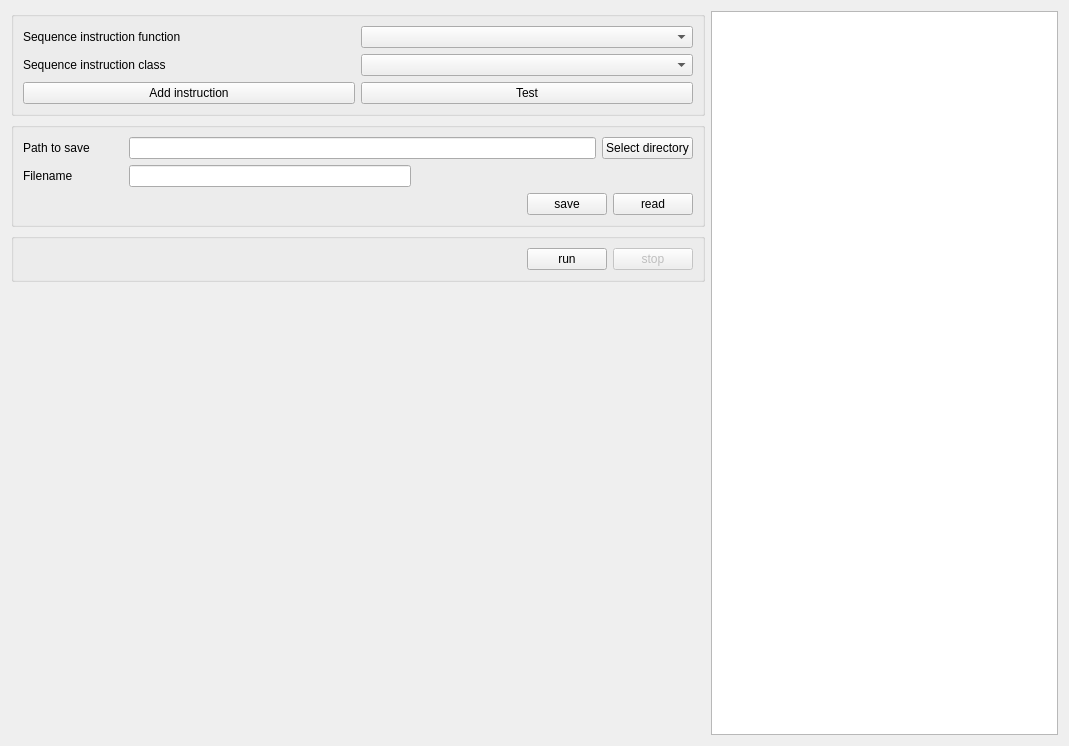
<?xml version="1.0" encoding="UTF-8"?>
<ui version="4.0">
 <class>Form</class>
 <widget class="QWidget" name="Form">
  <property name="geometry">
   <rect>
    <x>0</x>
    <y>0</y>
    <width>1069</width>
    <height>746</height>
   </rect>
  </property>
  <property name="minimumSize">
   <size>
    <width>750</width>
    <height>0</height>
   </size>
  </property>
  <property name="windowTitle">
   <string>Form</string>
  </property>
  <layout class="QVBoxLayout" name="verticalLayout">
   <item>
    <layout class="QHBoxLayout" name="horizontalLayout" stretch="2,1">
     <item>
      <layout class="QVBoxLayout" name="verticalLayout_2">
       <item>
        <widget class="QGroupBox" name="recipeBox">
         <property name="title">
          <string/>
         </property>
         <layout class="QVBoxLayout" name="verticalLayout_4">
          <item>
           <layout class="QHBoxLayout" name="horizontalLayout_5">
            <item>
             <widget class="QLabel" name="label_Function">
              <property name="text">
               <string>Sequence instruction function</string>
              </property>
             </widget>
            </item>
            <item>
             <widget class="QComboBox" name="comboBox_function"/>
            </item>
           </layout>
          </item>
          <item>
           <layout class="QHBoxLayout" name="horizontalLayout_4">
            <item>
             <widget class="QLabel" name="label_class">
              <property name="text">
               <string>Sequence instruction class</string>
              </property>
             </widget>
            </item>
            <item>
             <widget class="QComboBox" name="comboBox_class"/>
            </item>
           </layout>
          </item>
          <item>
           <layout class="QHBoxLayout" name="horizontalLayout_3">
            <item>
             <widget class="QPushButton" name="addInstructionButton">
              <property name="text">
               <string>Add instruction</string>
              </property>
             </widget>
            </item>
            <item>
             <widget class="QPushButton" name="testButton">
              <property name="text">
               <string>Test</string>
              </property>
             </widget>
            </item>
           </layout>
          </item>
         </layout>
        </widget>
       </item>
       <item>
        <widget class="QGroupBox" name="fileBox">
         <property name="enabled">
          <bool>true</bool>
         </property>
         <property name="title">
          <string/>
         </property>
         <layout class="QVBoxLayout" name="verticalLayout_3">
          <item>
           <layout class="QHBoxLayout" name="horizontalLayout_6">
            <item>
             <widget class="QLabel" name="pathLabel">
              <property name="minimumSize">
               <size>
                <width>100</width>
                <height>0</height>
               </size>
              </property>
              <property name="text">
               <string>Path to save</string>
              </property>
             </widget>
            </item>
            <item>
             <widget class="QLineEdit" name="lineEdit_path"/>
            </item>
            <item>
             <widget class="QPushButton" name="directoryButton">
              <property name="text">
               <string>Select directory</string>
              </property>
             </widget>
            </item>
           </layout>
          </item>
          <item>
           <layout class="QHBoxLayout" name="horizontalLayout_7">
            <item>
             <widget class="QLabel" name="filenameLabel">
              <property name="minimumSize">
               <size>
                <width>100</width>
                <height>0</height>
               </size>
              </property>
              <property name="text">
               <string>Filename</string>
              </property>
             </widget>
            </item>
            <item>
             <widget class="QLineEdit" name="lineEdit_filename"/>
            </item>
            <item>
             <spacer name="horizontalSpacer_9">
              <property name="orientation">
               <enum>Qt::Orientation::Horizontal</enum>
              </property>
              <property name="sizeHint" stdset="0">
               <size>
                <width>40</width>
                <height>20</height>
               </size>
              </property>
             </spacer>
            </item>
           </layout>
          </item>
          <item>
           <layout class="QHBoxLayout" name="horizontalLayout_10">
            <item>
             <spacer name="horizontalSpacer_10">
              <property name="orientation">
               <enum>Qt::Orientation::Horizontal</enum>
              </property>
              <property name="sizeHint" stdset="0">
               <size>
                <width>40</width>
                <height>20</height>
               </size>
              </property>
             </spacer>
            </item>
            <item>
             <widget class="QPushButton" name="saveButton">
              <property name="enabled">
               <bool>true</bool>
              </property>
              <property name="text">
               <string>save</string>
              </property>
             </widget>
            </item>
            <item>
             <widget class="QPushButton" name="readButton">
              <property name="enabled">
               <bool>true</bool>
              </property>
              <property name="text">
               <string>read</string>
              </property>
             </widget>
            </item>
           </layout>
          </item>
         </layout>
        </widget>
       </item>
       <item>
        <widget class="QGroupBox" name="execBox">
         <property name="title">
          <string/>
         </property>
         <layout class="QVBoxLayout" name="verticalLayout_5">
          <item>
           <layout class="QHBoxLayout" name="horizontalLayout_2">
            <item>
             <spacer name="horizontalSpacer">
              <property name="orientation">
               <enum>Qt::Orientation::Horizontal</enum>
              </property>
              <property name="sizeHint" stdset="0">
               <size>
                <width>40</width>
                <height>20</height>
               </size>
              </property>
             </spacer>
            </item>
            <item>
             <widget class="QPushButton" name="runButton">
              <property name="text">
               <string>run</string>
              </property>
             </widget>
            </item>
            <item>
             <widget class="QPushButton" name="stopButton">
              <property name="enabled">
               <bool>false</bool>
              </property>
              <property name="text">
               <string>stop</string>
              </property>
             </widget>
            </item>
           </layout>
          </item>
         </layout>
        </widget>
       </item>
       <item>
        <spacer name="verticalSpacer">
         <property name="orientation">
          <enum>Qt::Orientation::Vertical</enum>
         </property>
         <property name="sizeHint" stdset="0">
          <size>
           <width>20</width>
           <height>40</height>
          </size>
         </property>
        </spacer>
       </item>
      </layout>
     </item>
     <item>
      <widget class="QTreeView" name="treeView">
       <property name="dragDropMode">
        <enum>QAbstractItemView::DragDropMode::NoDragDrop</enum>
       </property>
       <property name="defaultDropAction">
        <enum>Qt::DropAction::IgnoreAction</enum>
       </property>
      </widget>
     </item>
    </layout>
   </item>
  </layout>
 </widget>
 <resources/>
 <connections/>
</ui>
